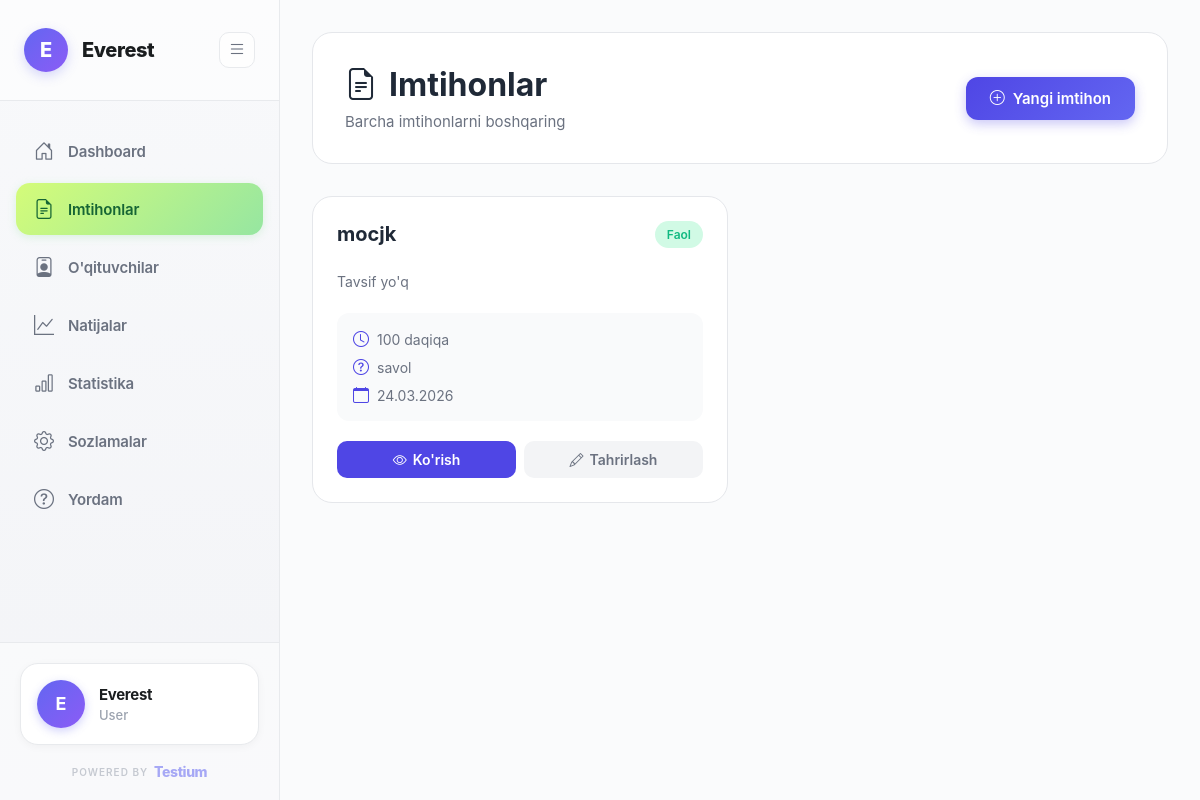
Before: /exams/ (signed in) with the older database file.
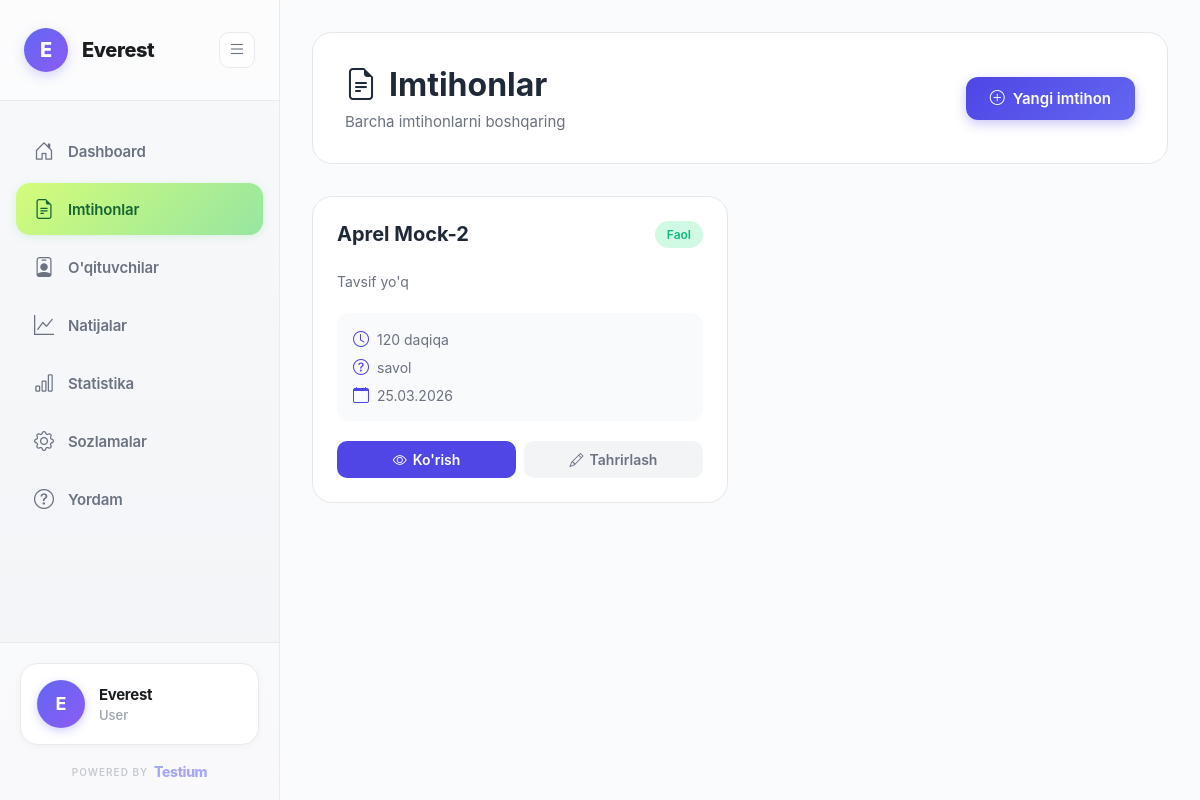
After: the same page with the newer database file.
### exams/models.py (models this page shows, shortened)
class Exam(models.Model):
    organization = models.ForeignKey(settings.AUTH_USER_MODEL, on_delete=models.CASCADE, related_name='exams')
    title = models.CharField(max_length=255)
    description = models.TextField(blank=True)
    duration = models.IntegerField(help_text='Duration in minutes')
    is_active = models.BooleanField(default=True)
    created_at = models.DateTimeField(auto_now_add=True)
    updated_at = models.DateTimeField(auto_now=True)
    class Meta:
        db_table = 'exams'
        ordering = ['-created_at']

### exams/views_mvt.py (the view)
@login_required
def exam_list_view(request):
    exams = Exam.objects.filter(organization=request.user).prefetch_related('sections')
    return render(request, 'exams/exam_list.html', {'exams': exams})

### organizations/context_processors.py (called while the page is built)
def organization_settings(request):
    if request.user.is_authenticated and hasattr(request.user, 'settings'):
        return {
            'org_settings': request.user.settings
        }
    return {}

### templates/exams/exam_list.html (shortened to what this page needs)
{% extends 'base.html' %}
{% block content %}
<div style="padding: 32px;">
    <div class="page-header">
        <div style="display: flex; justify-content: space-between; align-items: center; flex-wrap: wrap; gap: 16px;">
            <div>
                <h1 class="page-title">
                    <i class="bi bi-file-earmark-text"></i>
                    Imtihonlar
                </h1>
                <p class="page-subtitle">Barcha imtihonlarni boshqaring</p>
            </div>
            <a href="{% url 'exam_create' %}" class="btn-create">
                <i class="bi bi-plus-circle"></i>
                Yangi imtihon
            </a>
        </div>
    </div>
    {% if exams %}
    <div class="exams-grid">
        {% for exam in exams %}
        <div class="exam-card">
            <div class="exam-header">
                <div style="flex: 1;">
                    <h3 class="exam-title">{{ exam.title }}</h3>
                </div>
                {% if exam.is_active %}
                <span class="exam-status active">Faol</span>
                {% else %}
                <span class="exam-status inactive">Nofaol</span>
                {% endif %}
            </div>
            <p class="exam-description">{{ exam.description|default:"Tavsif yo'q" }}</p>
            <div class="exam-meta">
                <div class="meta-item">
                    <i class="bi bi-clock"></i>
                    <span>{{ exam.duration }} daqiqa</span>
                </div>
                <div class="meta-item">
                    <i class="bi bi-question-circle"></i>
                    <span>{{ exam.questions.count }} savol</span>
                </div>
                <div class="meta-item">
                    <i class="bi bi-calendar"></i>
                    <span>{{ exam.created_at|date:"d.m.Y" }}</span>
                </div>
            </div>
            <div class="exam-actions">
                <a href="{% url 'exam_detail' exam.pk %}" class="btn-action btn-view">
                    <i class="bi bi-eye"></i>
                    Ko'rish
                </a>
                <a href="{% url 'exam_edit' exam.pk %}" class="btn-action btn-edit">
                    <i class="bi bi-pencil"></i>
                    Tahrirlash
                </a>
            </div>
        </div>
        {% endfor %}
    </div>
    {% endif %}
</div>
{% endblock %}

Changed rows visible on the page:
removed Exam: title "mocjk", is_active "Faol", description "Tavsif yo'q", duration "100", created_at "24.03.2026"
added Exam: title "Aprel Mock-2", is_active "Faol", description "Tavsif yo'q", duration "120", created_at "25.03.2026"
